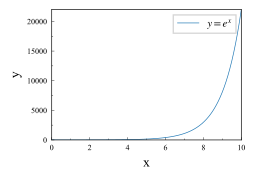

Python code for this plot:
from pltsci import whole_plot_set, half_plot_set, set_ticks, cm
import matplotlib.pyplot as plt
import numpy as np

# 设置全局绘图参数
whole_plot_set()  # 全宽图片参数设置，即使是用半宽图，也建议先调用此函数设置全局参数
fig, ax = plt.subplots(figsize=(7 * cm, 5 * cm), dpi=300)  # 创建图形 (使用厘米单位)
half_plot_set(ax)  # 半宽图片参数设置

# 创建示例数据
x = np.linspace(0, 10, 100)
y = np.exp(x)

ax.plot(x, y, label="$y=e^x$")

# 设置坐标轴范围和刻度
set_ticks(ax, xrange=(0, 10, 2), yrange=(0, 22000, 5000))

# 添加标签和图例
ax.set_xlabel("x", fontsize=10)
ax.set_ylabel("y", fontsize=10)
ax.legend(fontsize=8)

plt.tight_layout()
fig.savefig("examples/half_plot.svg", bbox_inches="tight")
# fig.savefig("examples/half_plot.jpg", bbox_inches="tight", dpi=1200) # 位图记得设置高分辨率
